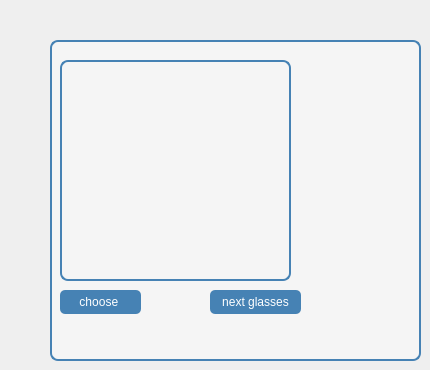
      <widget class="QWidget" name="tab_7">
       <attribute name="title">
        <string>trying glasses</string>
       </attribute>
       <widget class="QGroupBox" name="groupBox_13">
        <property name="geometry">
         <rect>
          <x>50</x>
          <y>30</y>
          <width>371</width>
          <height>331</height>
         </rect>
        </property>
        <property name="styleSheet">
         <string notr="true">QGroupBox {
	font: 9pt &quot;Segoe UI&quot;;
	font: 900 12pt &quot;Segoe UI&quot;;
    background-color: #f5f5f5;
    border: 2px solid #4682B4;
    border-radius: 8px;
    margin-top: 10px;
}
QPushButton {
    background-color: #4682B4;
    color: white;
    border-radius: 5px;
    padding: 5px;
}
QPushButton:hover {
    background-color: #5A9BD5;
}</string>
        </property>
        <property name="title">
         <string/>
        </property>
        <widget class="QWidget" name="widget_2" native="true">
         <property name="geometry">
          <rect>
           <x>10</x>
           <y>20</y>
           <width>231</width>
           <height>231</height>
          </rect>
         </property>
         <property name="styleSheet">
          <string notr="true">
    background-color: #f5f5f5;
    border: 2px solid #4682B4;
    border-radius: 8px;
    margin-top: 10px;
</string>
         </property>
        </widget>
        <widget class="QPushButton" name="choose_2">
         <property name="geometry">
          <rect>
           <x>10</x>
           <y>260</y>
           <width>81</width>
           <height>24</height>
          </rect>
         </property>
         <property name="text">
          <string>choose </string>
         </property>
        </widget>
        <widget class="QPushButton" name="newglass_2">
         <property name="geometry">
          <rect>
           <x>160</x>
           <y>260</y>
           <width>91</width>
           <height>24</height>
          </rect>
         </property>
         <property name="text">
          <string>next glasses</string>
         </property>
        </widget>
       </widget>
      </widget>
